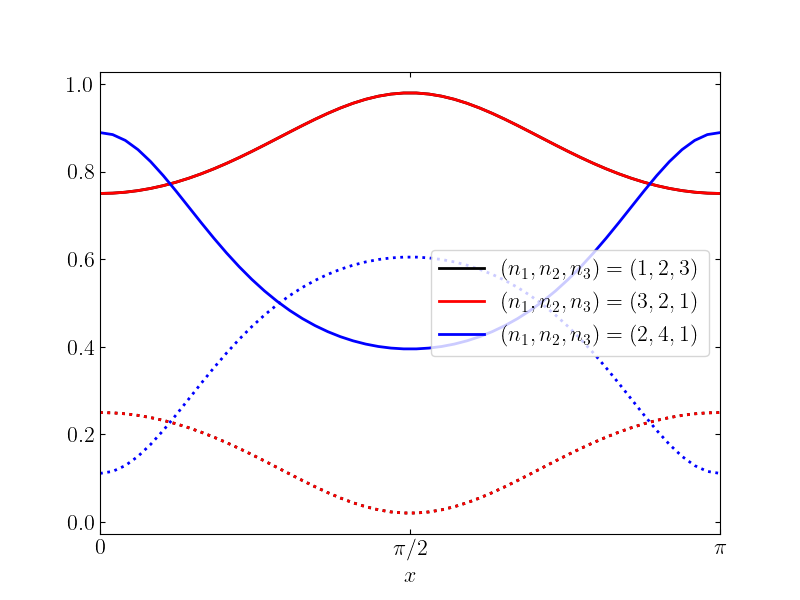

The Python source for this figure:
import matplotlib.pyplot as plt
import ptrace as pt
import numpy as np


def T(x, n1, n2, n3):
    return 4 * n1 * n2 ** 2 * n3 / (
        (n2 * (n1 + n3)) ** 2 +
        (n2 ** 2 * (n2 ** 2 - n3 ** 2) + n1 ** 2 * (n3 ** 2 - n2 ** 2)) *
        np.sin(x) ** 2
    )


def R(x, n1, n2, n3):
    return 1 - T(x, n1, n2, n3)


x = np.linspace(0, np.pi)


N = [(1, 2, 3), (3, 2, 1), (2, 4, 1)]
ls = ["-k", "-r", "-b"]
ls2 = [":k", ":r", ":b"]

pt.mpl(tex=True)

fig, ax = plt.subplots(1, 1, figsize=(8, 6))
for j, (n1, n2, n3) in enumerate(N):

    ax.plot(
        x / np.pi, T(x, n1, n2, n3), ls[j], lw=2,
        label=fr"$(n_1,n_2,n_3)=({n1},{n2},{n3})$"
    )
    ax.plot(
        x / np.pi, R(x, n1, n2, n3), ls2[j], lw=2,
    )



ax.legend()
ax.set_xlim(0, 1)
ax.set_xticks([0, 0.5, 1])
ax.set_xticklabels(["0", r"$\pi/2$", r"$\pi$"])
ax.set_xlabel("$x$")
ax.tick_params(**pt.params)

fig.savefig("p3.png")
